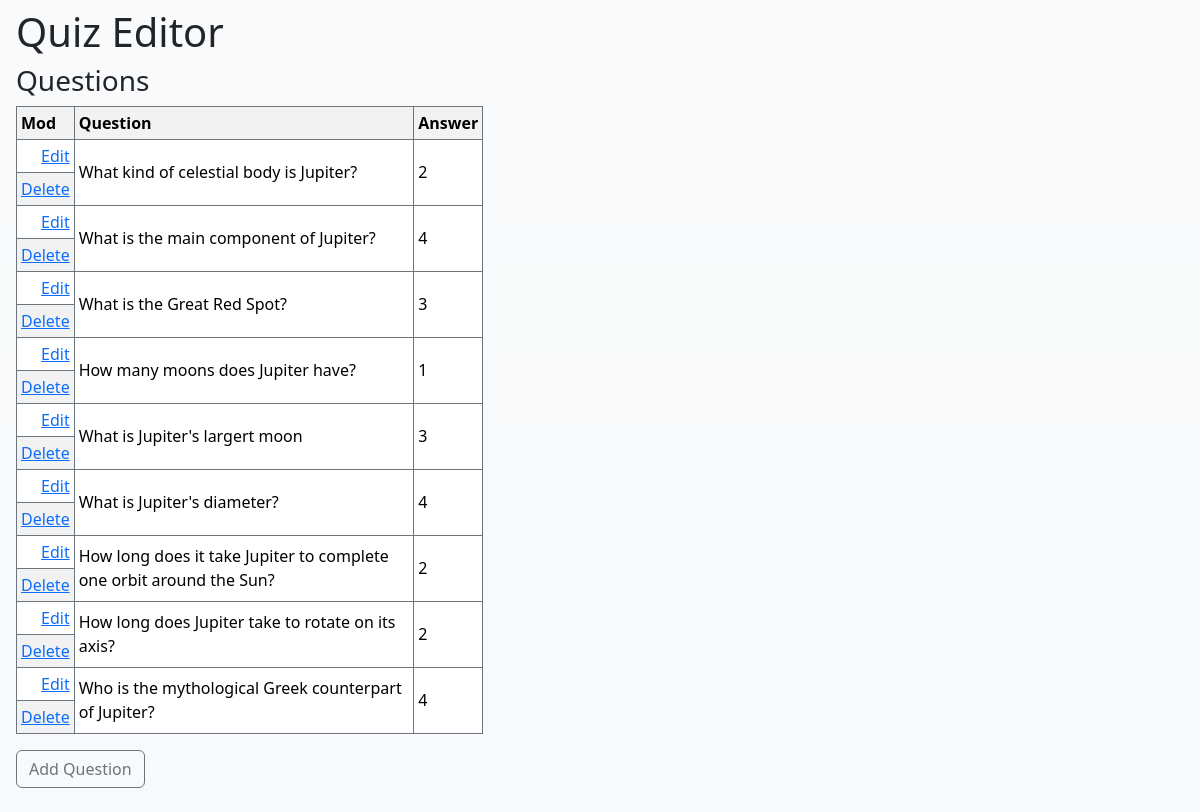
The app's page /, older data.
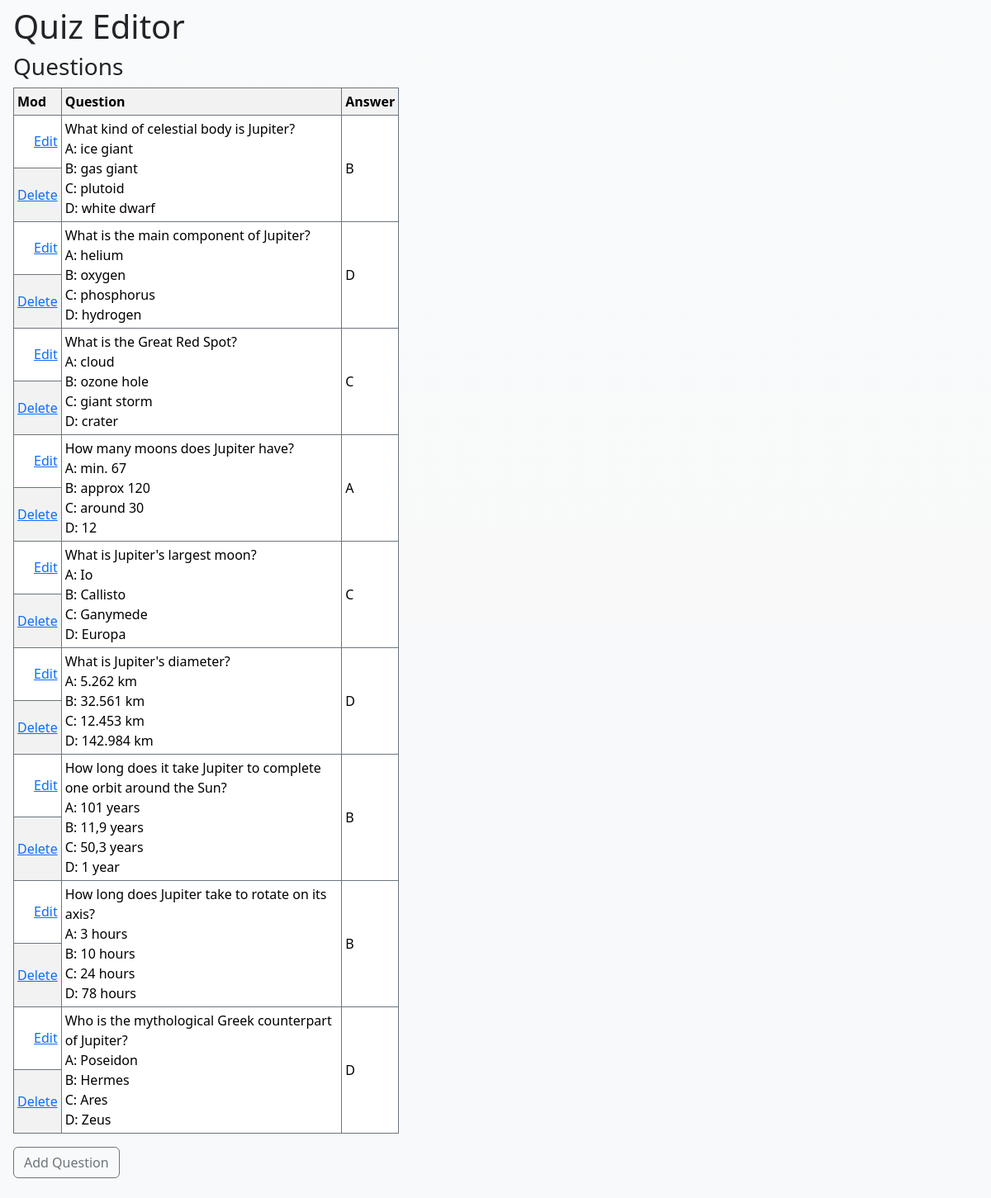
The same page, newer data.
### quiz_app/models.py (models this page shows, shortened)
class Question(models.Model):
    question_text = models.CharField(max_length=255)
    correct_option = models.CharField(max_length=1)

### quiz_app/views.py (the view)
# urls.py: path("", views.index, name="index"),
def index(request):
    questions = Question.objects.all()
    return render(request, "index.html", {"questions": questions})

### quiz_app/templates/index.html (shortened to what this page needs)
<!DOCTYPE html>
<html lang="en">
  <head>
    <link
      href="https://cdn.jsdelivr.net/npm/bootstrap@5.3.2/dist/css/bootstrap.min.css"
      rel="stylesheet"
    />
  </head>
  <body class="px-3 py-2 bg-light bg-gradient">
    <h1>Quiz Editor</h1>
    <h3>Questions</h3>
    <table
      class="table table-striped table-bordered border-secondary table-sm"
      style="width: 40%"
    >
      <tr>
        <th>Mod</th>
        <th>Question</th>
        <th>Answer</th>
      </tr>
      {% for question in questions %}
      <tr>
        <td align="right" style="vertical-align: middle">
          <a href="question/update/{{ question.id }}">Edit</a>
        </td>
        <td rowspan="2" style="vertical-align: middle">
          {{ question.question_text|linebreaksbr }}
        </td>
        <td rowspan="2" style="vertical-align: middle">
          {{ question.correct_option }}
        </td>
      </tr>
      <tr>
        <td align="right" style="vertical-align: middle">
          <a href="question/delete/{{ question.id }}">Delete</a>
        </td>
      </tr>
      {% endfor %}
    </table>
    <p>
      <button
        type="button"
        class="btn btn-outline-secondary"
        onclick="window.location.href='question/add'"
      >
        Add Question
      </button>
    </p>
  </body>
</html>

Row changes from the older to the newer data that the page shows:
changed Question: question_text "What kind of celestial body is Jupiter?" → "What kind of celestial body is Jupiter? A: ice giant B: gas giant C: plutoid D: white dwarf"; correct_option "2" → "B"
changed Question: question_text "What is the main component of Jupiter?" → "What is the main component of Jupiter? A: helium B: oxygen C: phosphorus D: hydrogen"; correct_option "4" → "D"
changed Question: question_text "What is the Great Red Spot?" → "What is the Great Red Spot? A: cloud B: ozone hole C: giant storm D: crater"; correct_option "3" → "C"
changed Question: question_text "How many moons does Jupiter have?" → "How many moons does Jupiter have? A: min. 67 B: approx 120 C: around 30 D: 12"; correct_option "1" → "A"
changed Question: question_text "What is Jupiter's largert moon" → "What is Jupiter's largest moon? A: Io B: Callisto C: Ganymede D: Europa"; correct_option "3" → "C"
changed Question: question_text "What is Jupiter's diameter?" → "What is Jupiter's diameter? A: 5.262 km B: 32.561 km C: 12.453 km D: 142.984 km"; correct_option "4" → "D"
changed Question: question_text "How long does it take Jupiter to complete one orbit around the Sun?" → "How long does it take Jupiter to complete one orbit around the Sun? A: 101 years B: 11,9 years C: 50,3 years D: 1 year"; correct_option "2" → "B"
changed Question: question_text "How long does Jupiter take to rotate on its axis?" → "How long does Jupiter take to rotate on its axis? A: 3 hours B: 10 hours C: 24 hours D: 78 hours"; correct_option "2" → "B"
changed Question: question_text "Who is the mythological Greek counterpart of Jupiter?" → "Who is the mythological Greek counterpart of Jupiter? A: Poseidon B: Hermes C: Ares D: Zeus"; correct_option "4" → "D"
